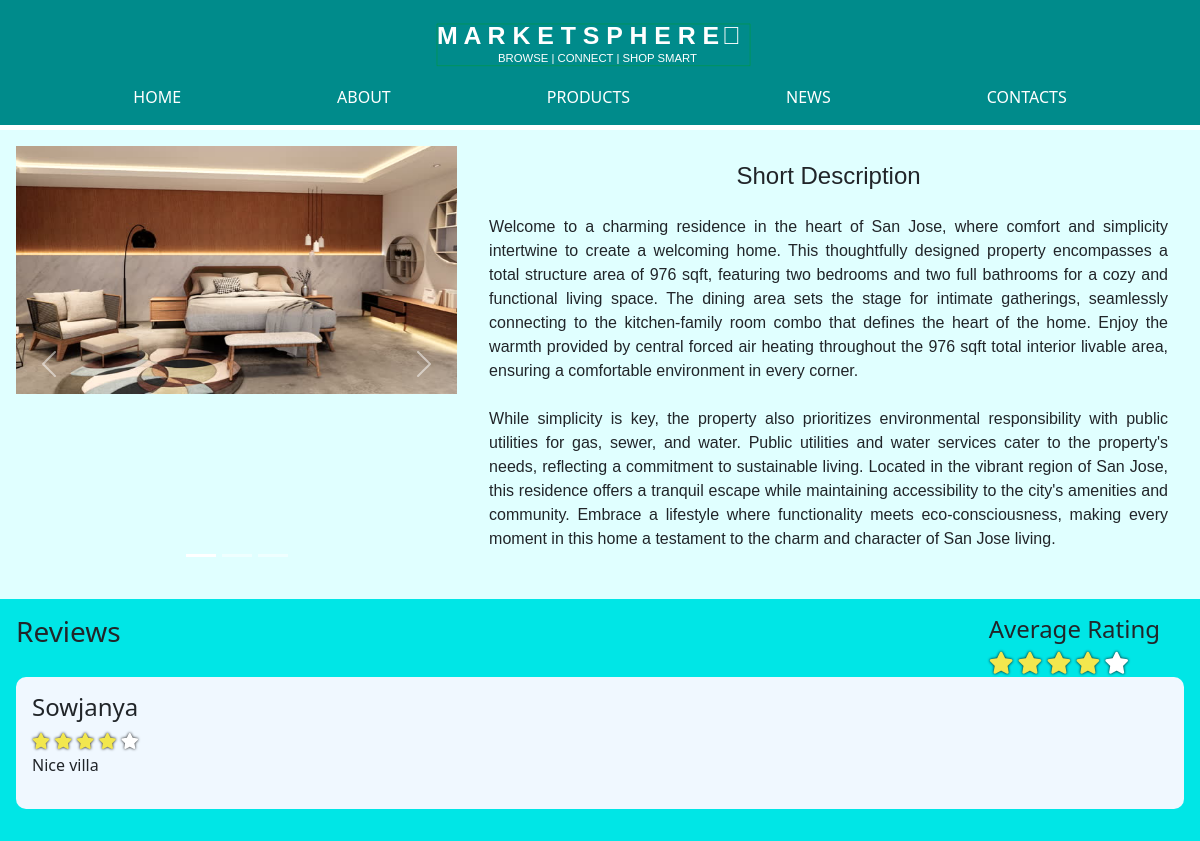
Page /includes/A_Sumptuous.php on the committed database.
### tables this page shows
CREATE TABLE `Products` (
  `productId` int(11) NOT NULL,
  `productName` varchar(45) NOT NULL,
  `productCompany` varchar(45) NOT NULL,
  `productImgUrl` varchar(45) NOT NULL,
  `productPrice` decimal(7,2) NOT NULL,
  `productShortDesc` varchar(255) NOT NULL,
  `productHits` int(11) NOT NULL,
  `productRating` int(11) NOT NULL,
  `productRatingCount` int(11) NOT NULL,
  `productAvgRating` varchar(45) NOT NULL,
  `productReviewCount` int(11) NOT NULL
);

CREATE TABLE `Ratings` (
  `idRatings` int(11) NOT NULL,
  `userName` varchar(45) NOT NULL,
  `productID` int(11) NOT NULL,
  `companyName` varchar(45) NOT NULL,
  `rating` int(11) NOT NULL,
  `review` varchar(255) NOT NULL
);

### includes/A_Sumptuous.php (the view, shortened to what this page needs)
<?php session_start();  include_once 'dbconnect.php';?>
<?php
    $result = $conn->query("SELECT * FROM Products where productId = 27");
    $prod = $result -> fetch_assoc();
    $hits = $prod["productHits"] + 1;
    $conn->query("UPDATE Products SET productHits = ".$hits." WHERE productId = 27");
?>
<!DOCTYPE html>
<html lang="en">
<head>
    <?php include 'head.php' ?>
</head>
<body class="australiaPage">
    <?php $page='LuxuryHouse'; include 'navbar.php' ?>
    <div class="topContainer">
        <div id="myCarousel" class="carousel slide" data-bs-ride="carousel">
            <div class="carousel-indicators">
            <button type="button" data-bs-target="#myCarousel" data-bs-slide-to="0" class="active"></button>
            <button type="button" data-bs-target="#myCarousel" data-bs-slide-to="1"></button>
            <button type="button" data-bs-target="#myCarousel" data-bs-slide-to="2"></button>
            </div>
            <div class="carousel-inner">
            <div class="carousel-item active">
                <img src="../img/7.1.jpg" alt="Adhesive Tape1" class="d-block" style="width:100%">
            </div>
            </div>
            <button class="carousel-control-prev" type="button" data-bs-target="#myCarousel" data-bs-slide="prev">
            <span class="carousel-control-prev-icon"></span>
            </button>
            <button class="carousel-control-next" type="button" data-bs-target="#myCarousel" data-bs-slide="next">
            <span class="carousel-control-next-icon"></span>
            </button>
        </div>
        <div class="longDescContainer">
            <h4 class="Desctext">Short Description</h4>
            <p class="longDesc">
                Welcome to a charming residence in the heart of San Jose, where comfort and simplicity intertwine to create a welcoming home. This thoughtfully designed property encompasses a total structure area of 976 sqft, featuring two bedrooms and two full bathrooms for a cozy and functional living space. The dining area sets the stage for intimate gatherings, seamlessly connecting to the kitchen-family room combo that defines the heart of the home. Enjoy the warmth provided by central forced air heating throughout the 976 sqft total interior livable area, ensuring a comfortable environment in every corner.
            <br>
            <br>
                While simplicity is key, the property also prioritizes environmental responsibility with public utilities for gas, sewer, and water. Public utilities and water services cater to the property's needs, reflecting a commitment to sustainable living. Located in the vibrant region of San Jose, this residence offers a tranquil escape while maintaining accessibility to the city's amenities and community. Embrace a lifestyle where functionality meets eco-consciousness, making every moment in this home a testament to the charm and character of San Jose living.
            </p>
        </div>
    </div>
    <div class="bottomContainer">
        <div class="containerHeader">
            <h3 class="reviewsText">Reviews</h4>
            <?php
                $sql = "SELECT * FROM Products WHERE productID = 27";
                $result = mysqli_query($conn, $sql);
                $rows = mysqli_num_rows($result);
                if($rows > 0)
                {
                    while($row = $result->fetch_assoc())
                    {
                        echo "<div class='reviewContainer'>\n";
                            echo"<h4 style='margin-right:1em'>Average Rating</h4>";
                            for($i = 1; $i<=5; $i++)
                            {
                                $roundedRating = ceil($row["productAvgRating"]);
                                echo "<i class='fa fa-star ";
                                if($i <= $roundedRating)
                                {
                                    echo "checked";
                                }
                                else
                                {
                                    echo "unchecked";
                                }
                                echo"'></i>\n";
                            }
                    echo "</div>\n";
                    }
                }
            ?>
        </div>
        <?php
            $sql = "SELECT * FROM Ratings WHERE productID = 27";
            $result = mysqli_query($conn, $sql);
            $rows = mysqli_num_rows($result);
            if($rows > 0)
            {
                while($row = $result->fetch_assoc())
                {
                    echo "<div class='topReviewContainer'>\n";
                        echo "<div class='ratingContainer'>\n";
                            echo "<h4 class='currentUser'>".$row['userName']."</h4>";
                            for($i=1; $i<=5; $i++)
                            {
                                echo "<i class='fa fa-star ";
                                if($i <= $row['rating'])
                                {
                                    echo "checked";
                                }
                                else
                                {
                                    echo "unchecked";
                                }
                                echo"'></i>\n";
                            }
                        echo "</div>\n";
                        echo "<div class='reviewContainer'>\n";
                            echo "<p class='reviewText'>".$row['review']."</p>";
                        echo "</div>\n";
                    echo "</div>\n";
                }
            }
        ?>
    </div>
</body>

### css/main.css (style rules this page uses)
body, .aboutPage, .contactsPage, .productsPage, .newsPage, .securePage, .trackPage { -webkit-background-size: cover; -moz-background-size: cover; -o-background-size: cover; background-size: cover; padding-top: 130px; }
.topContainer { background: lightcyan; padding: 1em; display: flex; }
.topContainer .longDescContainer { padding: 1em; text-align: justify; padding-left: 2em; width: 70%; }
.topContainer .longDescContainer .Desctext { text-align: center; margin-bottom: 1em; }
.topContainer .longDescContainer .Desctext, .topContainer .longDescContainer .longDesc { font-family: 'Noto Sans SC', sans-serif; }
.ratingContainer .checked, .reviewContainer .checked { color: #f2e74e; text-shadow: 0 0 3px #000; }
.ratingContainer .unchecked, .reviewContainer .unchecked { color: #fff; text-shadow: 0 0 3px #000; }
.topContainer #myCarousel { width: 500px; }
.bottomContainer { padding: 1em; background: #00e6e6; }
.topReviewContainer { padding: 1em; background: aliceblue; border-radius: 10px; margin-bottom: 1em }
.containerHeader { display: flex; justify-content: space-between; }
.reviewContainer { align-items: center; }
.reviewContainer .checked, .reviewContainer .unchecked { font-size: 22px; }

### rows in the picture
products: productAvgRating "4" (drawn)
ratings: userName "Sowjanya", rating 4 (drawn), review "Nice villa"
